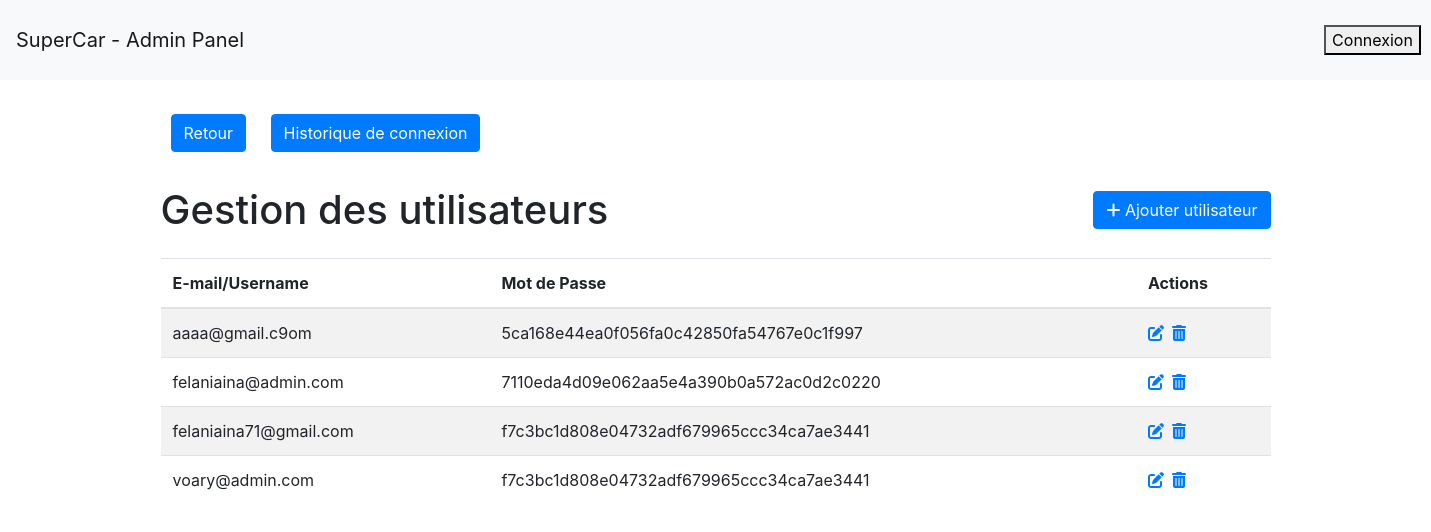
Page /admin/utilisateur.php on the earlier database version.
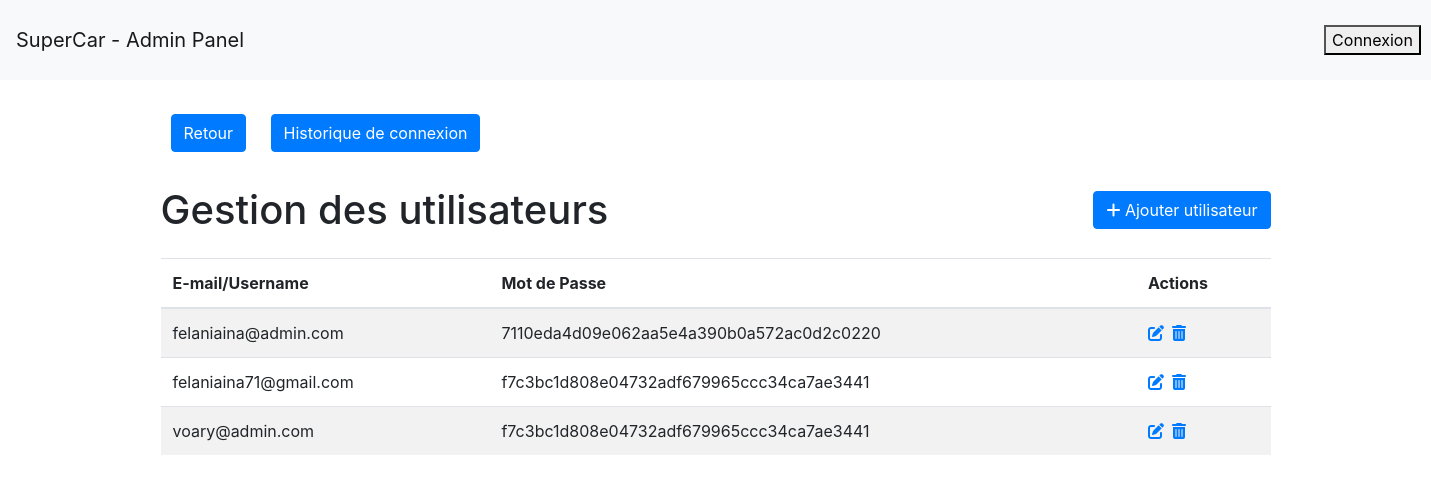
Same page on the later database version.
### tables this page shows
CREATE TABLE `admin_connexion` (
  `id_adminconnexion` int(9) NOT NULL,
  `email` varchar(55) NOT NULL,
  `mot_de_passe` varchar(250) NOT NULL
);

### admin/utilisateur.php (the view, shortened to what this page needs)
<!DOCTYPE html>
<html>
<head>
    <link rel="stylesheet" href="https://maxcdn.bootstrapcdn.com/bootstrap/4.5.2/css/bootstrap.min.css">
    <link rel="stylesheet" href="https://cdnjs.cloudflare.com/ajax/libs/font-awesome/6.0.0-beta3/css/all.min.css">
    <link rel="stylesheet" href="https://cdnjs.cloudflare.com/ajax/libs/font-awesome/6.4.0/css/all.min.css">
</head>
<body>
<?php include('navbar.php'); ?>
    <div class="container mt-4">
        <a class="btn btn-primary back-button" href="dash.php">Retour</a>
        <a class="btn btn-primary back-button" href="trigaLogin.php">Historique de connexion</a>
        <div class="d-flex justify-content-between align-items-center">
            <h1 class="my-4">Gestion des utilisateurs</h1>
            <a class="btn btn-primary" href="add_utilisateur.php">
                <i class="fas fa-plus"></i> Ajouter utilisateur
            </a>
        </div>
        <table class="table table-striped">
            <thead>
                <tr class="custom-header-row">
                    <th class="email">E-mail/Username</th>
                    <th class="mot_de_passe">Mot de Passe</th>
                    <th class="mot_de_passe">Actions</th>
                </tr>
            </thead>
            <tbody>
                <?php
               include 'database_connection.php';
                $sql = "SELECT * FROM admin_connexion";
                $result = mysqli_query($conn, $sql);
                while ($row = mysqli_fetch_assoc($result)) {
                    echo "<tr>";
                    echo "<td class='email'>" . $row["email"] . "</td>";
                    $mot_de_passe = $row["mot_de_passe"];
                    $mot_de_passe_masque = $mot_de_passe;
                    echo "<td class='mot_de_passe'>" . $mot_de_passe_masque . "</td>";
                    echo "<td><a href='edit_utilisateur.php?id_adminconnexion=" . $row["id_adminconnexion"] . "'><i class='fas fa-edit'></i></a>&ensp;<a href='delete_util.php?id_adminconnexion=" . $row["id_adminconnexion"] . "'><i class='fas fa-trash-alt' onclick='return confirm(\"Etes vous sûre de vouloir supprimer la demande?\");'></i></a></td></tr>";
                }
                ?>
            </tbody>
        </table>
    </div>
</body>
</html>

Differences in the rows shown:
removed admin_connexion: email "aaaa@gmail.c9om", mot_de_passe "5ca168e44ea0f056fa0c42850fa54767e0c1f997"
